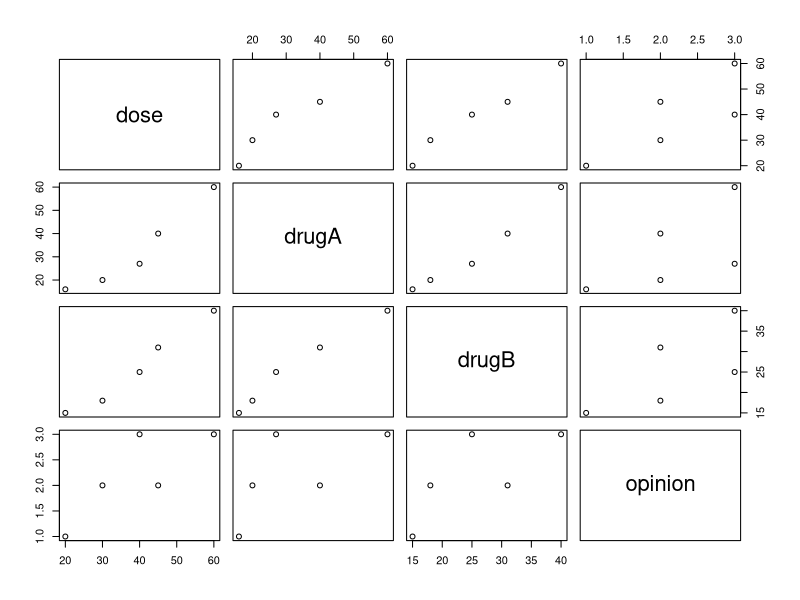
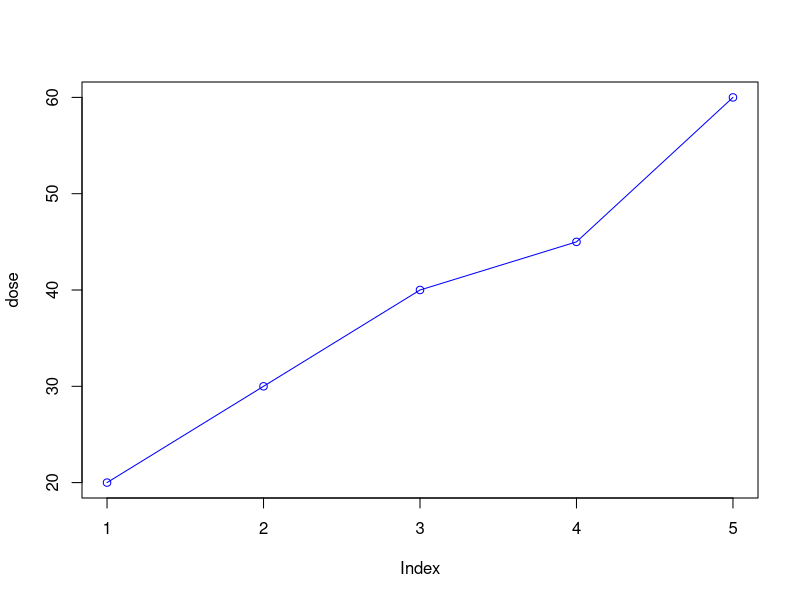
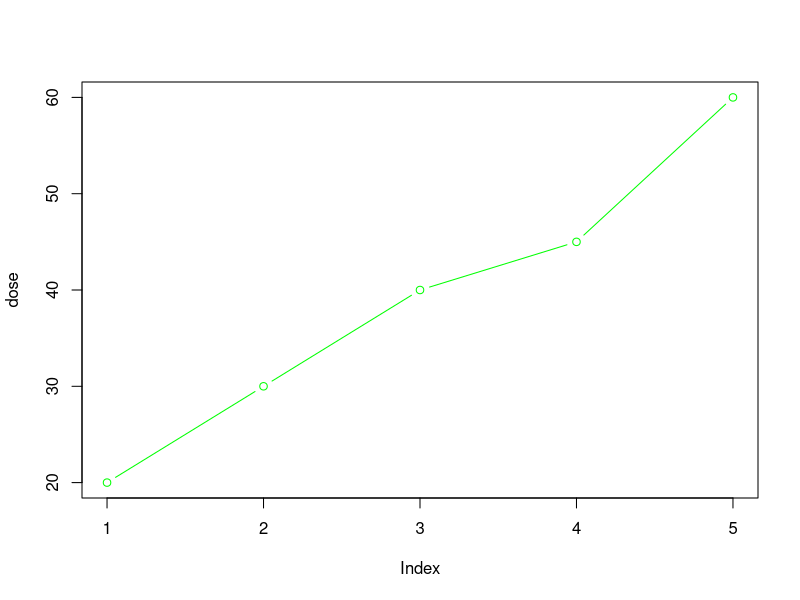

Source code (R) for these figures, in order: (Note: this script raises an error after producing the figures.)
# A simple example
# Build a dataframe first using 4 vectors
dose <- c(20, 30, 40, 45, 60)
drugA <- c(16, 20, 27, 40, 60)
drugB <- c(15, 18, 25, 31, 40)
opinion <- c("Excellent", "No effect", "Some effect", "No effect", "Some effect")

# Create the dataframe from vectors
drugs <- data.frame(dose, drugA, drugB, opinion)
drugs
str(drugs)

# Difficult to understand a general plot of data
plot(drugs)

# Show drugs data with circles for data points, joined with 
# a blue line
attach(drugs)
windows(16,10)
plot(dose, type = "o", col = "blue")
plot(dose, type = "b", col = "green")

? plot

# option type="b" indicates that both points and lines should be plotted.

dose
drugA




plot(drugs$opinion, drugs$drugA, type = "b", col = "green")
#opinion <- as.factor(opinion)
#class(opinion)
#str(drugs)

# If we want to plot categorical data then convert to factor first

drugs$opinion <- as.factor(drugs$opinion)
class(drugs$opinion)
str(drugs)

windows(20,10)
plot(drugs$opinion, drugs$drugA, type = "b", col = "green")

plot(drugs$opinion)



#las = 0: The labels are always parallel to the axis.
#las = 1: The labels are always horizontal.
#las = 2: The labels are always perpendicular to the axis.
#las = 3: The labels are always vertical
windows(16,10)
plot(drugs$opinion, las = 2)

# par function - customise many features of a graph 
# including (fonts, colours, axes, and labels) 
# We can also plot more than 1 line on the chart using par 



windows(16,10)
plot(dose, drugB, type = "b")

# lty = line type
# lwd = line width

# lty=2 dashed line
# pch=17 solid triangle
windows(16,10)
plot(dose, drugA, type = "b", lty = 2, pch = 17)



# dotted line, 3 times wider than default 
#Connecting points are filled squares

#lty: Line type (2 creates a dashed line).
#pch: Specifies the plotting character. 
#19 is a solid circle, but you can use other numbers or symbols.
#lwd: Specifies the line width. A higher value makes the line thicker.
#cex: Specifies the character expansion factor.
#A higher value increases the size of the plotting characters.

plot(drugA, type = "b", lty = 3, lwd = 3, pch = 19, cex=2 , ylim = c(0, 100))
title(main = "Drug dosage", col.main = "blue", font.main = 4)


# Graph Drug B with red dashed line and square points







lines(drugB, type = "o", pch = 22, lty = 2, col = "red")

# Now we'll manually edit the chart so that it can automatically change to suitvalues in the vectors

# Calculate range from 0 to max value of drug A and drug B
graph_range <- range(0, drugA, drugB)
graph_range

# Graph drug A using y axis that ranges from 0 to max 
# value in drug A or drug B vector.  Turn off axes and 
# annotations (axis labels) so we can specify them ourself


plot(drugA, type = "o", col = "blue", ylim = graph_range,  axes = FALSE,ann = FALSE)



# Graph Drug B with red dashed line and square points






lines(drugB, type = "o", pch = 22, lty = 2, col = "red")


# Make x axis with ml labels
axis(1, at = 1:5, lab = c("20 ml", "40 ml", "60 ml", "80 ml", "100 ml"))

# Make y axis with horizontal labels that display ticks at 
# every 5 marks. 5*0:graph_range[2] is equivalent to c(0, 5, 10, ..., 60).



graph_range[2]

axis(2, las = 1, at =  5* 0:graph_range[2])


# Create box around plot
box()

# Label the x and y axes with dark green text
title(xlab = "Dosage (ml)", col.lab = rgb(0, 1, 0))
title(ylab = "Drugs", col.lab = rgb(0, 0, 1))

# Create a legend at (1, graph_range[2]) that is slightly smaller 
# (cex) and uses the same line colours and points used by 
# the actual plots 
legend(1, graph_range[2], c("Drug A", "Drug B"), cex = 0.8,
       col = c("blue", "red"), pch = 21:22, lty = 1:2)

# Create a title with a red, bold/italic font
title(main = "Drug dosage", col.main = "red", font.main = 4)




# Complete example of creating a line chart including axes and labels
plot(dose, drugA, type = "b",
     col = "red", lty = 2, pch = 2, lwd = 2,
     main = "Clinical Trials for Drug A",
     sub = "This is hypothetical data",
     xlab = "Dosage", ylab = "Drug Response",
     xlim = c(0, 60), ylim = c(0, 70))




# Example of drug data chart
# Input data
#dose <- c(20, 30, 40, 45, 60)
#drugA <- c(16, 20, 27, 40, 60)
#drugB <- c(15, 18, 25, 31, 40)

# Generates the graph

plot(dose, drugA, type = "b",
     pch = 15, lty = 1, col = "red", ylim = c(0, 60),
     main = "Drug A vs. Drug B",
     xlab = "Drug Dosage", ylab = "Drug Response")
# Add a line
lines(dose, drugB, type = "b",
      pch = 17, lty = 2, col = "blue")
      abline(h = c(30), lwd = 1.5, lty = 2, col = "gray")
      
      
      
      

?mtcars
View(mtcars)
attach(mtcars)

# Include the graphical parameter
# mfrow = c(nrows, ncols) to create a matrix of 
# nrows × ncols plots that are filled in by row
# Here we have 2 rows by 2 cols to display our charts

windows(16,10)
par(mfrow = c(2, 2))
# Our 4 charts
plot(wt, mpg, main = "Scatterplot of wt vs. mpg")
plot(wt, disp, main = "Scatterplot of wt vs. disp")
# hist() includes a default title - use main = "" to suppress it
# or ann = FALSE to suppress all titles and labels
hist(wt, main = "Histogram of wt")
boxplot(wt, main = "Boxplot of wt")
# Reset parameters

detach(mtcars)

# arrange three plots in three rows and one column
attach(mtcars)
windows(16,10)
par(mfrow = c(3,1))
hist(wt)
hist(mpg)
hist(disp)
detach(mtcars)


install.packages("vcd")

library(vcd)
# table() returns a contingency table, an object 
# of class "table", an array of integer values. 
# Note that the result is always an array, 
# a 1D array if one factor is given

help(table)
View(Arthritis)
attach(Arthritis)

counts <- table(Arthritis$Improved)
counts

windows(16,10)
par(mfrow=c(2,1))

# Simple bar chart
barplot(counts,
        main = "Simple Bar Plot",
        xlab = "Improvement", ylab = "Frequency")

# Horizontal bar plot
barplot(counts,
        main = "Horizontal Bar Plot",
        xlab = "Frequency", ylab = "Improvement",
        horiz = TRUE)

# If categorical variable to be plotted is a factor or ordered factor
# you can create a vertical bar plot quickly with the plot() function
# Produces same bar charts as previous ones using Table function
str(Arthritis)

windows(16,10)
par(mfrow=c(2,1))

plot(Arthritis$Improved, main = "Simple Bar Plot",
     xlab = "Improved", ylab = "Frequency")


plot(Arthritis$Improved, horiz = TRUE, main = "Horizontal Bar Plot",
     xlab = "Frequency", ylab = "Improved")



# Stacked and grouped bar plots


library(vcd)


counts <- table(Arthritis$Improved, Arthritis$Treatment)
counts

# If height is a matrix rather than a vector
# the resulting graph will be a stacked (below) or grouped bar plot

windows(16,10)
barplot(counts,
        main = "Stacked Bar Plot",
        xlab = "Treatment", ylab = "Frequency",
        col = c("red", "yellow", "green"),
        legend = rownames(counts))

# If beside=TRUE, each column of the matrix represents 
# a group, and the values in each column are 
# juxtaposed rather than stacked.

# Grouped bar plot
windows(16,10)
barplot(counts,
        main = "Grouped Bar Plot",
        xlab = "Treatment", ylab = "Frequency",
        col = c("red", "yellow", "green"),
        legend = rownames(counts), beside = TRUE)



# Pie charts
# 2 rows by 2 cols - for 4 charts
windows(16,10)
par(mfrow = c(2, 2))

# First chart - shows title with chart broken into
# slices vector
slices <- c(10, 12, 4, 16, 8)
lbls <- c("US", "UK", "Australia", "Germany", "France")
pie(slices, labels = lbls,
    main = "Simple Pie Chart")




# Add percentages to the pie chart
# Calculate each percent for labels on chart
pct <- round(slices / sum(slices) * 100)
# Create label structure using paste function
lbls2 <- paste(lbls, " ", pct, "%", sep = "")
lbls2
# Create the pie chart
pie(slices, labels = lbls2, col = rainbow(length(lbls2)),
    main = "Pie Chart with Percentages")

?rainbow()


# Create a table structure for state.region (showing summary)
state.region
mytable <- table(state.region)
mytable
# Use table headers for chart labels
lbls3 <- paste(names(mytable), "\n", mytable, sep = "")
lbls3
# Create the 3D pie chart
pie(mytable, labels = lbls3,
    main = "Pie Chart from a Table\n (with sample sizes)")




# Histograms
# Set 2 x 2 display
windows(16,10)
par(mfrow = c(2, 2))
# Show simple historgram
# with default values
# Each bin (bar) represents a range 
# Eg first bar is values within (10-15), second is (15-20) etc
hist(mtcars$mpg)

# Show histogram with 12 breaks
# Red bars on chart, x-axis = "Miles per gallon"
# and main heading = "Coloured histogram with 12 bins"
# More breaks = more detail as more space to show data
mtcars$mpg
hist(mtcars$mpg,
     breaks = 12, # no of bins on chart
     col = "red",
     xlab = "Miles Per Gallon",
     main = "Coloured histogram with 12 bins")





# Boxplot ------------------------------------
# Show a boxplot with title and y label
# Lowest line = lower hinge
# Lowest line in box = lower quartile
# Middle line in box = median
# Top line in box = upper quartile
# Top line in chart = upper hinge
windows(16,10)
par(mfrow = c(2, 2))
boxplot(mtcars$mpg, main = "Box plot", ylab = "Miles per Gallon")
# Show stats for the boxplot
boxplot.stats(mtcars$mpg)


mpg
cyl
# Draw a separate boxplot for variable
# mpg for each value of cyl
# using data from mtcars data frame
boxplot(mpg ~ cyl, data = mtcars,
        main = "Car Mileage Data",
        xlab = "Number of Cylinders",
        ylab = "Miles Per Gallon")

